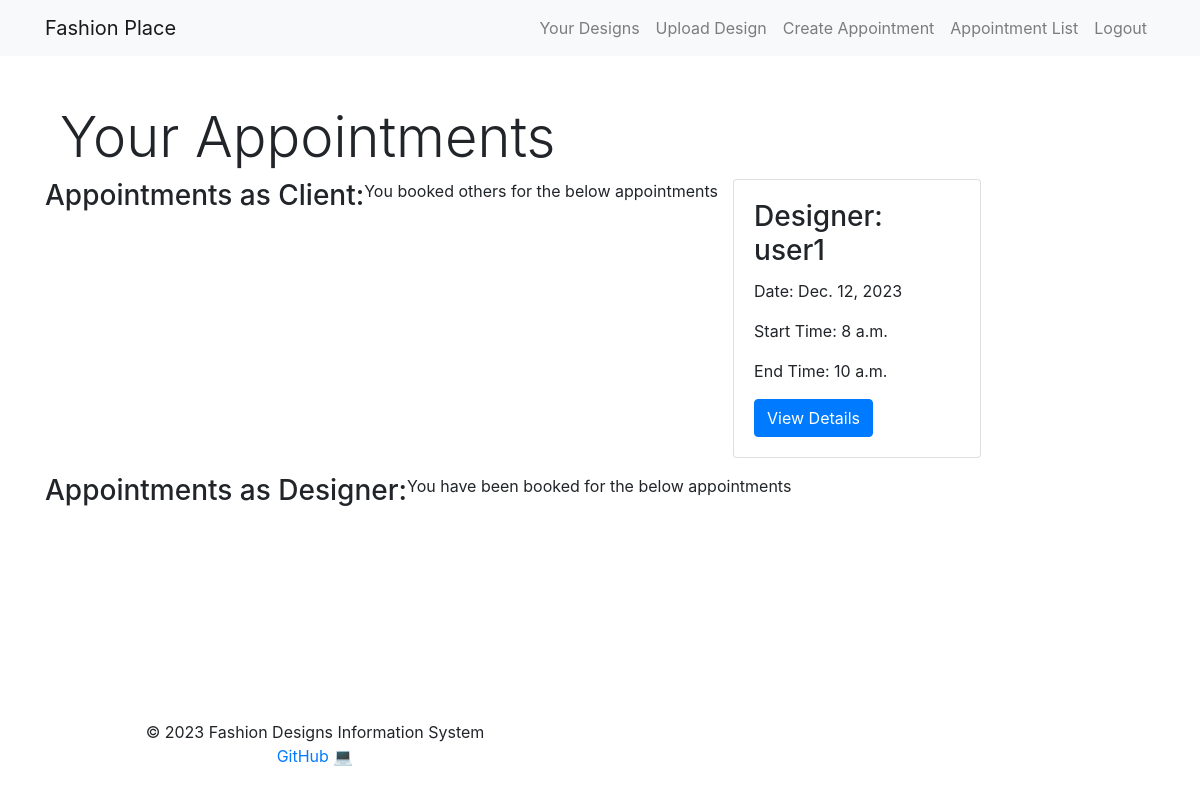
The app's page /scheduling/list/ (signed in), older data.
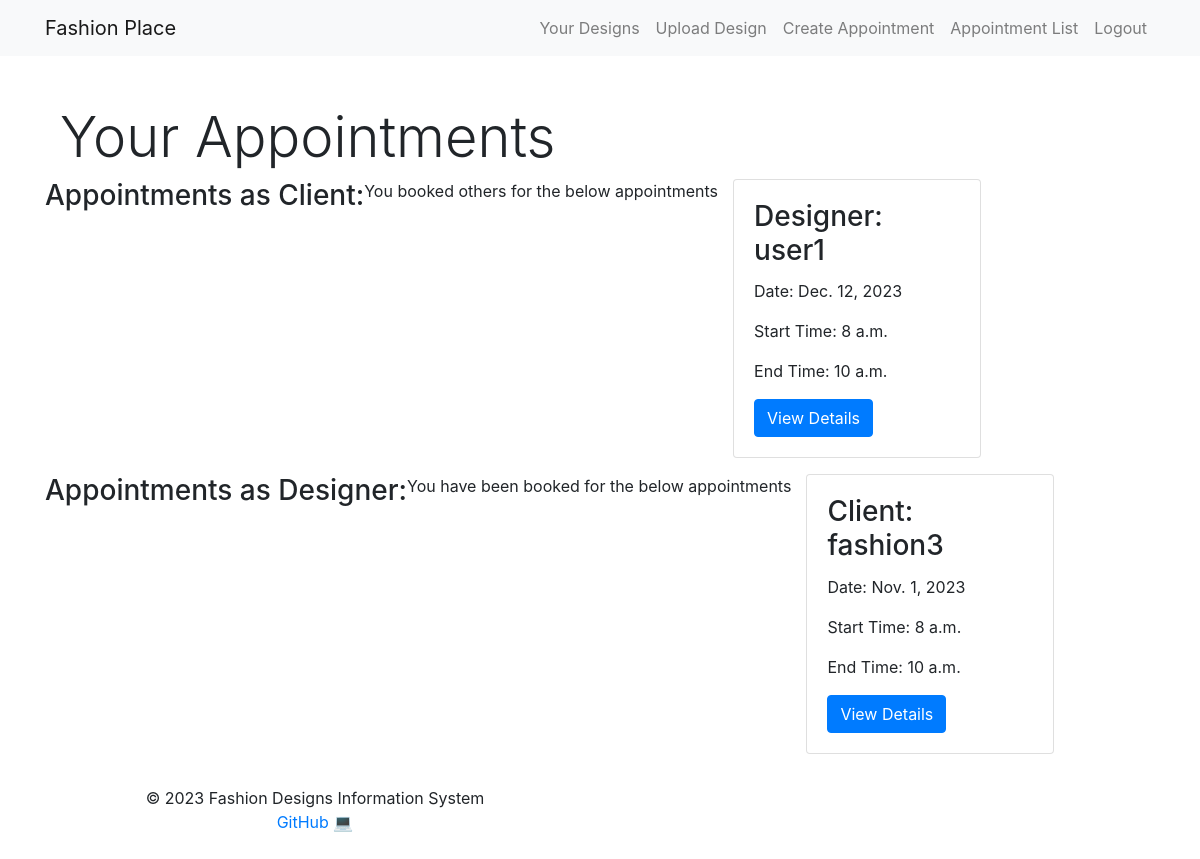
The same page, newer data.
### scheduling/models.py (models this page shows)
class Appointment(models.Model):
    STATUS_CHOICES = [
        ('pending', 'Pending'),
        ('processing', 'Processing'),
        ('completed', 'Completed'),
    ]
    client = models.ForeignKey(User, on_delete=models.CASCADE)
    designer = models.ForeignKey(User, on_delete=models.CASCADE, related_name='designer')
    description = models.TextField()
    date = models.DateField()
    start_time = models.TimeField()
    end_time = models.TimeField()
    status = models.CharField(max_length=20, choices=STATUS_CHOICES, default='pending')

### scheduling/views.py (the view)
# urls.py: path('list/', views.appointment_list, name='appointment_list'),
@login_required
def appointment_list(request):
    client_appointments = Appointment.objects.filter(client=request.user)
    designer_appointments = Appointment.objects.filter(designer=request.user)
    all_appointments = client_appointments | designer_appointments
    context = {
        'client_appointments': client_appointments,
        'designer_appointments': designer_appointments,
        'all_appointments': all_appointments,
    }
    return render(request, 'scheduling/appointment_list.html', context)

### templates/scheduling/appointment_list.html (shortened to what this page needs)
{% extends 'base.html' %}
{% block content %}
    <div class="container mt-4">
        <h2 class="display-4">Your Appointments</h2>
        <div class="row">
            <h3>Appointments as Client:</h3>
            <p class="card-text">You booked others for the below appointments</p>
            {% for appointment in client_appointments  %}
                <div class="col-lg-3 col-md-4 col-sm-6 col-12 mb-3">
                    <div class="card">
                        <div class="card-body">
                            <h3 class="card-title">Designer: {{ appointment.designer.username }}</h3>
                            <p class="card-text">Date: {{ appointment.date }}</p>
                            <p class="card-text">Start Time: {{ appointment.start_time }}</p>
                            <p class="card-text">End Time: {{ appointment.end_time }}</p>
                            <a href="{% url 'view_appointment' appointment.id %}" class="btn btn-primary">
                                View Details
                            </a>
                        </div>
                    </div>
                </div>
            {% endfor %}<br><hr>
            <h3>Appointments as Designer:</h3>
            <p class="card-text">You have been booked for the below appointments</p>
            {% for appointment in designer_appointments  %}
                <div class="col-lg-3 col-md-4 col-sm-6 col-12 mb-3">
                    <div class="card">
                        <div class="card-body">
                            <h3 class="card-title">Client: {{ appointment.client.username }}</h3>
                            <p class="card-text">Date: {{ appointment.date }}</p>
                            <p class="card-text">Start Time: {{ appointment.start_time }}</p>
                            <p class="card-text">End Time: {{ appointment.end_time }}</p>
                            <a href="{% url 'view_appointment' appointment.id %}" class="btn btn-primary">
                                View Details
                            </a>
                        </div>
                    </div>
                </div>
            {% endfor %}
        </div>
    </div>
{% endblock %}

Row changes from the older to the newer data that the page shows:
added Appointment: client.username "fashion3", date "Nov. 1, 2023", start_time "8 a.m.", end_time "10 a.m.", shown under "Appointments as Designer:"
